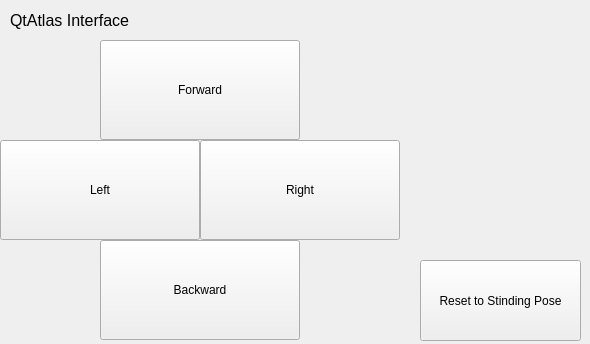
<?xml version="1.0" encoding="UTF-8"?>
<ui version="4.0">
 <class>QtAtlas</class>
 <widget class="QMainWindow" name="QtAtlas">
  <property name="geometry">
   <rect>
    <x>0</x>
    <y>0</y>
    <width>590</width>
    <height>344</height>
   </rect>
  </property>
  <property name="windowTitle">
   <string>MainWindow</string>
  </property>
  <widget class="QWidget" name="centralwidget">
   <widget class="QPushButton" name="forward_button">
    <property name="geometry">
     <rect>
      <x>100</x>
      <y>40</y>
      <width>200</width>
      <height>100</height>
     </rect>
    </property>
    <property name="text">
     <string>Forward</string>
    </property>
   </widget>
   <widget class="QPushButton" name="backward_button">
    <property name="geometry">
     <rect>
      <x>100</x>
      <y>240</y>
      <width>200</width>
      <height>100</height>
     </rect>
    </property>
    <property name="text">
     <string>Backward</string>
    </property>
   </widget>
   <widget class="QPushButton" name="left_button">
    <property name="geometry">
     <rect>
      <x>0</x>
      <y>140</y>
      <width>200</width>
      <height>100</height>
     </rect>
    </property>
    <property name="text">
     <string>Left</string>
    </property>
   </widget>
   <widget class="QPushButton" name="right_button">
    <property name="geometry">
     <rect>
      <x>200</x>
      <y>140</y>
      <width>200</width>
      <height>100</height>
     </rect>
    </property>
    <property name="text">
     <string>Right</string>
    </property>
   </widget>
   <widget class="QLabel" name="label">
    <property name="geometry">
     <rect>
      <x>10</x>
      <y>10</y>
      <width>151</width>
      <height>21</height>
     </rect>
    </property>
    <property name="font">
     <font>
      <pointsize>12</pointsize>
     </font>
    </property>
    <property name="text">
     <string>QtAtlas Interface</string>
    </property>
   </widget>
   <widget class="QPushButton" name="pushButton">
    <property name="geometry">
     <rect>
      <x>420</x>
      <y>260</y>
      <width>161</width>
      <height>81</height>
     </rect>
    </property>
    <property name="text">
     <string>Reset to Stinding Pose</string>
    </property>
   </widget>
  </widget>
 </widget>
 <resources/>
 <connections>
  <connection>
   <sender>left_button</sender>
   <signal>pressed()</signal>
   <receiver>QtAtlas</receiver>
   <slot>left_pressed()</slot>
   <hints>
    <hint type="sourcelabel">
     <x>120</x>
     <y>139</y>
    </hint>
    <hint type="destinationlabel">
     <x>60</x>
     <y>68</y>
    </hint>
   </hints>
  </connection>
  <connection>
   <sender>right_button</sender>
   <signal>pressed()</signal>
   <receiver>QtAtlas</receiver>
   <slot>right_pressed()</slot>
   <hints>
    <hint type="sourcelabel">
     <x>348</x>
     <y>195</y>
    </hint>
    <hint type="destinationlabel">
     <x>366</x>
     <y>58</y>
    </hint>
   </hints>
  </connection>
  <connection>
   <sender>forward_button</sender>
   <signal>pressed()</signal>
   <receiver>QtAtlas</receiver>
   <slot>forward_pressed()</slot>
   <hints>
    <hint type="sourcelabel">
     <x>273</x>
     <y>84</y>
    </hint>
    <hint type="destinationlabel">
     <x>337</x>
     <y>31</y>
    </hint>
   </hints>
  </connection>
  <connection>
   <sender>backward_button</sender>
   <signal>pressed()</signal>
   <receiver>QtAtlas</receiver>
   <slot>backward_pressed()</slot>
   <hints>
    <hint type="sourcelabel">
     <x>209</x>
     <y>234</y>
    </hint>
    <hint type="destinationlabel">
     <x>347</x>
     <y>257</y>
    </hint>
   </hints>
  </connection>
  <connection>
   <sender>pushButton</sender>
   <signal>clicked()</signal>
   <receiver>QtAtlas</receiver>
   <slot>reset_to_standing()</slot>
   <hints>
    <hint type="sourcelabel">
     <x>542</x>
     <y>285</y>
    </hint>
    <hint type="destinationlabel">
     <x>537</x>
     <y>237</y>
    </hint>
   </hints>
  </connection>
 </connections>
 <slots>
  <slot>left_pressed()</slot>
  <slot>right_pressed()</slot>
  <slot>forward_pressed()</slot>
  <slot>backward_pressed()</slot>
  <slot>reset_to_standing()</slot>
 </slots>
</ui>
